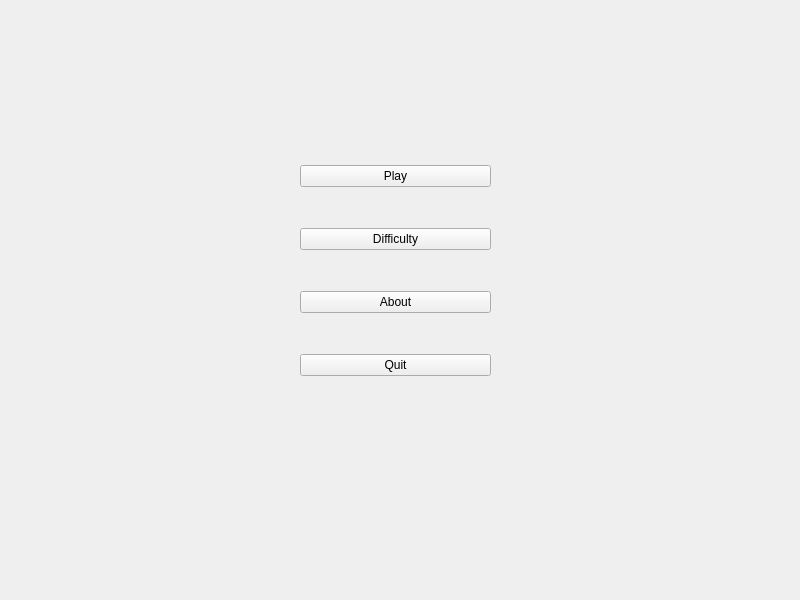
<?xml version="1.0" encoding="UTF-8"?>
<ui version="4.0">
 <class>MainMenu</class>
 <widget class="QWidget" name="MainMenu">
  <property name="geometry">
   <rect>
    <x>0</x>
    <y>0</y>
    <width>800</width>
    <height>600</height>
   </rect>
  </property>
  <property name="windowTitle">
   <string>Form</string>
  </property>
  <widget class="QWidget" name="verticalLayoutWidget">
   <property name="geometry">
    <rect>
     <x>300</x>
     <y>130</y>
     <width>191</width>
     <height>281</height>
    </rect>
   </property>
   <layout class="QVBoxLayout" name="verticalLayout">
    <item>
     <widget class="QPushButton" name="play">
      <property name="text">
       <string>Play</string>
      </property>
     </widget>
    </item>
    <item>
     <widget class="QPushButton" name="difficulty">
      <property name="text">
       <string>Difficulty</string>
      </property>
     </widget>
    </item>
    <item>
     <widget class="QPushButton" name="about">
      <property name="text">
       <string>About</string>
      </property>
     </widget>
    </item>
    <item>
     <widget class="QPushButton" name="quit">
      <property name="text">
       <string>Quit</string>
      </property>
     </widget>
    </item>
   </layout>
  </widget>
 </widget>
 <resources/>
 <connections>
  <connection>
   <sender>play</sender>
   <signal>pressed()</signal>
   <receiver>MainMenu</receiver>
   <slot>initPlay()</slot>
   <hints>
    <hint type="sourcelabel">
     <x>416</x>
     <y>176</y>
    </hint>
    <hint type="destinationlabel">
     <x>342</x>
     <y>77</y>
    </hint>
   </hints>
  </connection>
  <connection>
   <sender>quit</sender>
   <signal>pressed()</signal>
   <receiver>MainMenu</receiver>
   <slot>initQuit()</slot>
   <hints>
    <hint type="sourcelabel">
     <x>315</x>
     <y>362</y>
    </hint>
    <hint type="destinationlabel">
     <x>259</x>
     <y>354</y>
    </hint>
   </hints>
  </connection>
  <connection>
   <sender>about</sender>
   <signal>pressed()</signal>
   <receiver>MainMenu</receiver>
   <slot>initAbout()</slot>
   <hints>
    <hint type="sourcelabel">
     <x>404</x>
     <y>304</y>
    </hint>
    <hint type="destinationlabel">
     <x>260</x>
     <y>296</y>
    </hint>
   </hints>
  </connection>
  <connection>
   <sender>difficulty</sender>
   <signal>pressed()</signal>
   <receiver>MainMenu</receiver>
   <slot>initDiff()</slot>
   <hints>
    <hint type="sourcelabel">
     <x>343</x>
     <y>234</y>
    </hint>
    <hint type="destinationlabel">
     <x>254</x>
     <y>229</y>
    </hint>
   </hints>
  </connection>
 </connections>
 <slots>
  <slot>initPlay()</slot>
  <slot>initQuit()</slot>
  <slot>initAbout()</slot>
  <slot>initDiff()</slot>
 </slots>
</ui>
